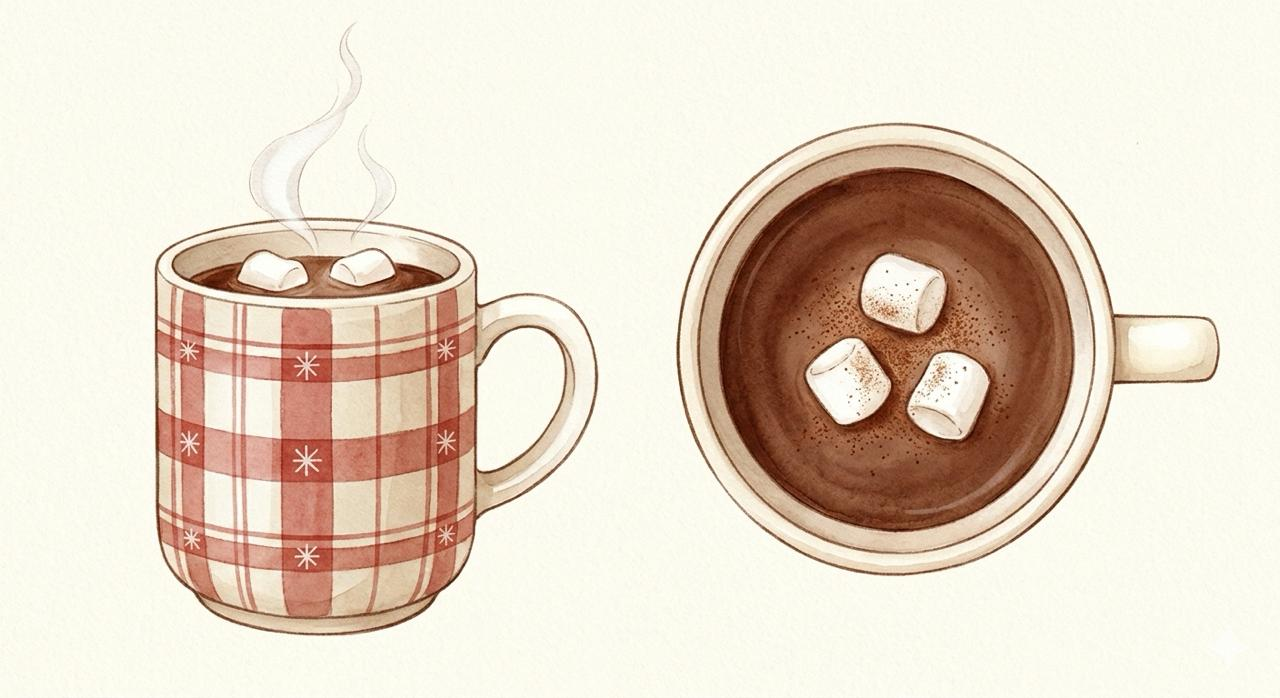
#> input picture src/vi_1127/cocoa2.jpg, 1280 x 698 px, found by its file name
$ python cut_cocoa.py
#> lines starting #> are read from the running program, lines starting #| are printed output that depends on the picture; after the words box and inside, x2 and y2 are one past the last pixel; in counts of white or black regions, pixels touching at a corner belong together
# Vi's cocoa sheet 27/11 (src/vi_1127/cocoa2.jpg): plaid mug seen from the side (with steam) + the same mug from above (breathing card).
import sys
import cv2, numpy as np
G = sys.argv[1] if len(sys.argv) > 1 else '.'
A = f'{G}/assets'
im = cv2.imread(f'{G}/src/vi_1127/cocoa2.jpg')
#> im is the input picture: shape (698, 1280, 3); mean B, G, R 201, 217, 230.1
g = cv2.cvtColor(im, cv2.COLOR_BGR2GRAY).astype(np.float32)
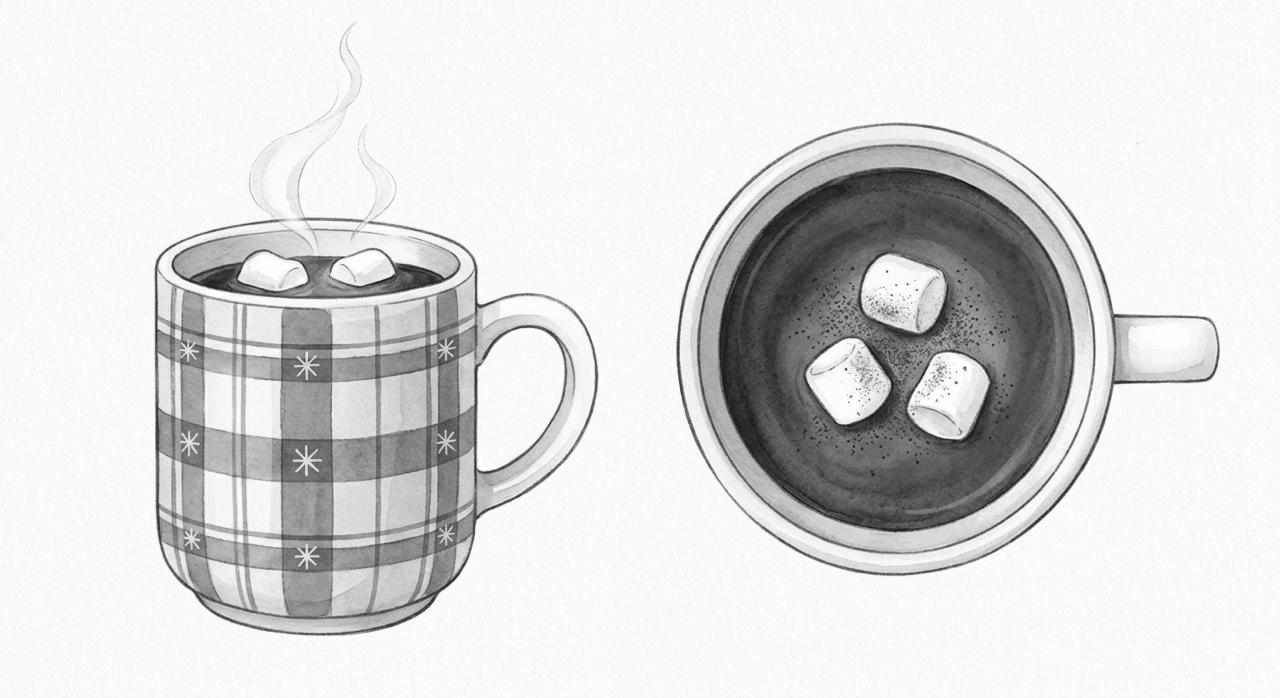
#> g: shape (698, 1280) float32; min 12, max 255, mean 219.3
paper = np.median(im[5:40, 5:200].reshape(-1, 3), 0)          # cream paper colour
#> paper = [239, 251, 251]


def save(name, box, inner=15, steam=False, handle=False):
#> called with name = 'cocoa', box = (140, 15, 615, 650), inner = 15, steam = True, handle = True
    x0, y0, x1, y1 = box
    crop = im[y0:y1, x0:x1].astype(np.float32)
    d = np.linalg.norm(crop - paper, axis=2)                   # distance from the paper
    fg = (d > 14).astype(np.uint8) * 255
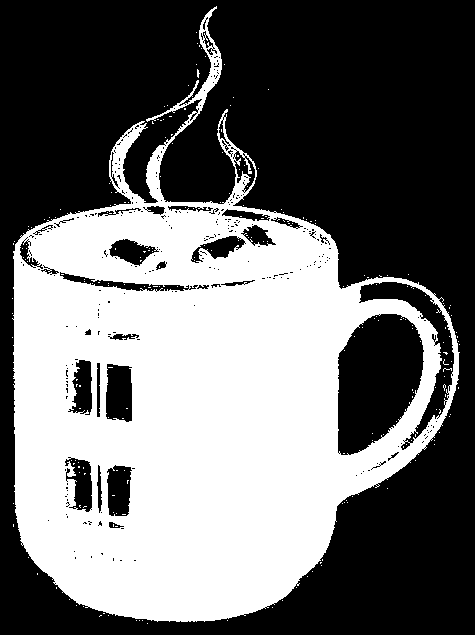
#> fg: shape (635, 475); 42.8% white; 227 white regions (226 under 20 px), largest, box (x1, y1, x2, y2) and area: (12, 6, 460, 622) 128681
    m = cv2.morphologyEx(fg, cv2.MORPH_CLOSE, np.ones((9, 9), np.uint8))
#> m: shape (635, 475); 45.6% white; 5 white regions (4 under 20 px)
    cnts, _ = cv2.findContours(m, cv2.RETR_EXTERNAL, cv2.CHAIN_APPROX_SIMPLE)
#> cnts = 5 contours, 4 with area under 20; largest, box (x1, y1, x2, y2) and area: (12, 6, 460, 624) 153746
    big = max(cv2.contourArea(c) for c in cnts)
#> big = 153745.5
    keep = np.zeros_like(m); cv2.drawContours(keep, [c for c in cnts if cv2.contourArea(c) > big * 0.2], -1, 255, -1)
    core = cv2.GaussianBlur(cv2.erode(keep, np.ones((inner, inner), np.uint8)), (9, 9), 0).astype(np.float32) / 255
    a = np.maximum(np.clip((d - 6) / 26, 0, 1), core) * (cv2.GaussianBlur(keep, (5, 5), 0) / 255)
    holes = ((d < 12) & handle).astype(np.uint8)                          # paper showing through the handle: big paper patches inside the outline go clear
#> holes: shape (635, 475); values 0 (black) and 1 (white), 56.6% white; 325 black regions (322 under 20 px), largest, box (x1, y1, x2, y2) and area: (12, 6, 460, 622) 130373, (141, 248, 153, 254) 33, (196, 66, 200, 78) 20
    n, lab, st, _ = cv2.connectedComponentsWithStats(holes)
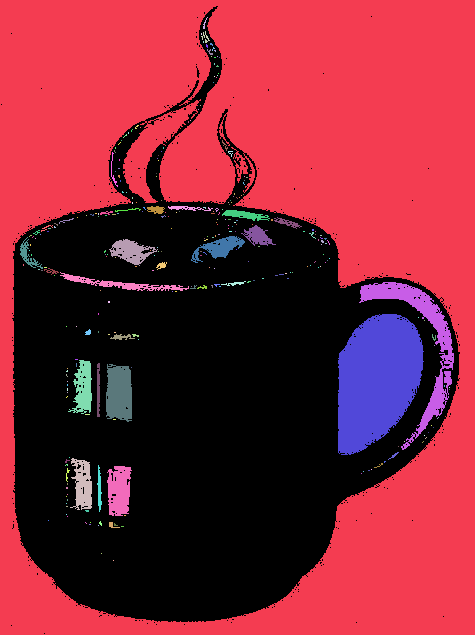
#> lab: shape (635, 475) int32; 289 distinct labels, from 0 to 288; one colour per label, 0 black
#> n = 289; st = 289 rows, first 6: [1, 6, 459, 628, 130973], [0, 0, 475, 635, 150683], [203, 17, 5, 12, 17], [201, 31, 9, 12, 34], [201, 33, 1, 2, 2], [203, 41, 1, 2, 2]
    for k in range(1, n):
        if st[k, cv2.CC_STAT_AREA] > 5000 and st[k, cv2.CC_STAT_LEFT] > 0.68 * (x1 - x0) and st[k, cv2.CC_STAT_WIDTH] < 0.3 * (x1 - x0): a[cv2.GaussianBlur((lab == k).astype(np.float32), (7, 7), 0) > 0.5] = 0
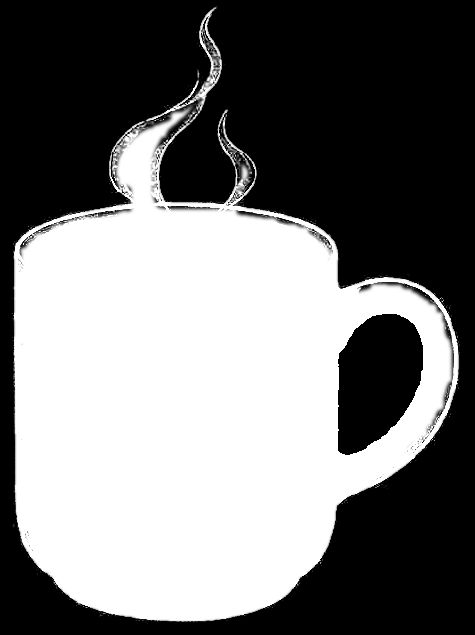
#> a: shape (635, 475) float64; min 0, max 1, mean 0.465
    if steam:                                                    # white wisps above the rim: alpha from how much lighter than the paper
        gb = cv2.GaussianBlur(g[y0:y1, x0:x1], (9, 9), 0)
        light = np.clip((gb - paper.mean() - 5) / 12, 0, 1) * 0.85
        top = np.zeros_like(light); top[:int(0.42 * (y1 - y0))] = 1
        a = np.maximum(a, cv2.GaussianBlur(light * top, (5, 5), 0))
    out = cv2.cvtColor(im[y0:y1, x0:x1], cv2.COLOR_BGR2BGRA); out[..., 3] = (a * 255).astype(np.uint8)
    ys, xs = np.where(out[..., 3] > 20); out = out[ys.min():ys.max() + 1, xs.min():xs.max() + 1]
    cv2.imwrite(f'{A}/{name}.png', out); print(name, out.shape[1], out.shape[0])
#| cocoa 448 618


save('cocoa', (140, 15, 615, 650), steam=True, handle=True)
save('cocoa_top', (670, 110, 1240, 590))
#> call 2 of save, with name = 'cocoa_top', box = (670, 110, 1240, 590), inner = 15, steam = False, handle = False
#> in save (call 2), `d = np.linalg.norm(crop - paper, axis=2)`:
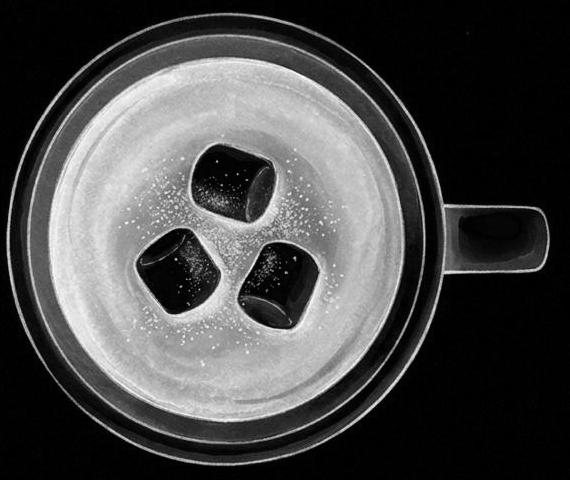
#> d: shape (480, 570) float64; min 0, max 405.8, mean 117; drawn with min black and max white
#> in save (call 2), `cnts, _ = cv2.findContours(m, cv2.RETR_EXTERNAL, cv2.CHAIN_APPROX_SIMP..`: cnts = 3 contours, 2 with area under 20; largest, box (x1, y1, x2, y2) and area: (0, 10, 554, 467) 165824
#> in save (call 2), `big = max(cv2.contourArea(c) for c in cnts)`: big = 165824
#> in save (call 2), `a = np.maximum(np.clip((d - 6) / 26, 0, 1), core) * (cv2.GaussianBlur(..`:
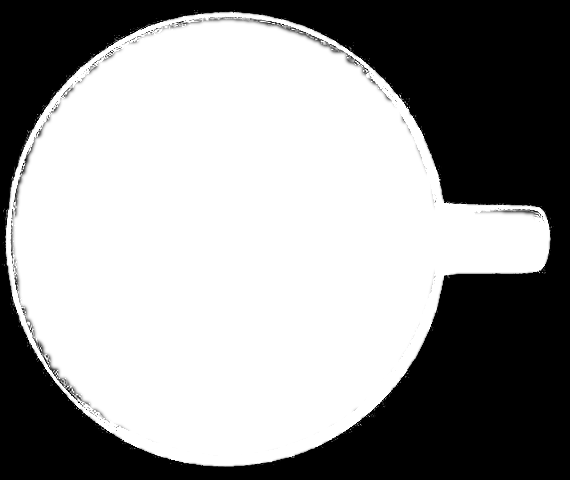
#> a: shape (480, 570) float64; min 0, max 1, mean 0.597
#> in save (call 2), `n, lab, st, _ = cv2.connectedComponentsWithStats(holes)`: n = 1; st = [[0, 0, 570, 480, 273600]]
#> in save (call 2), `out = out[ys.min():ys.max() + 1, xs.min():xs.max() + 1]`:
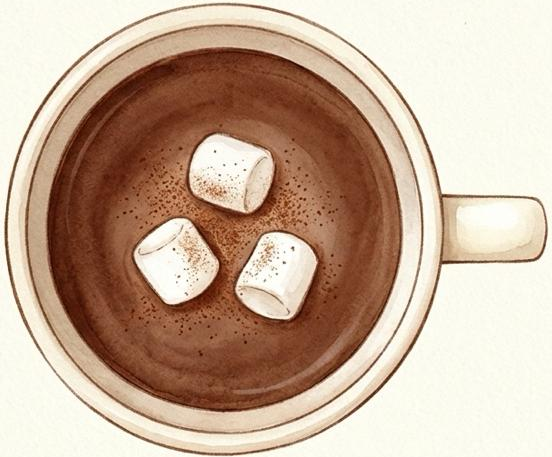
#> out: shape (457, 552, 4); mean B, G, R, A 154.4, 174.6, 199.3, 165
#| cocoa_top 552 457

$ run again, with src/vi_1127/alley_map.jpg copied over src/vi_1127/cocoa2.jpg
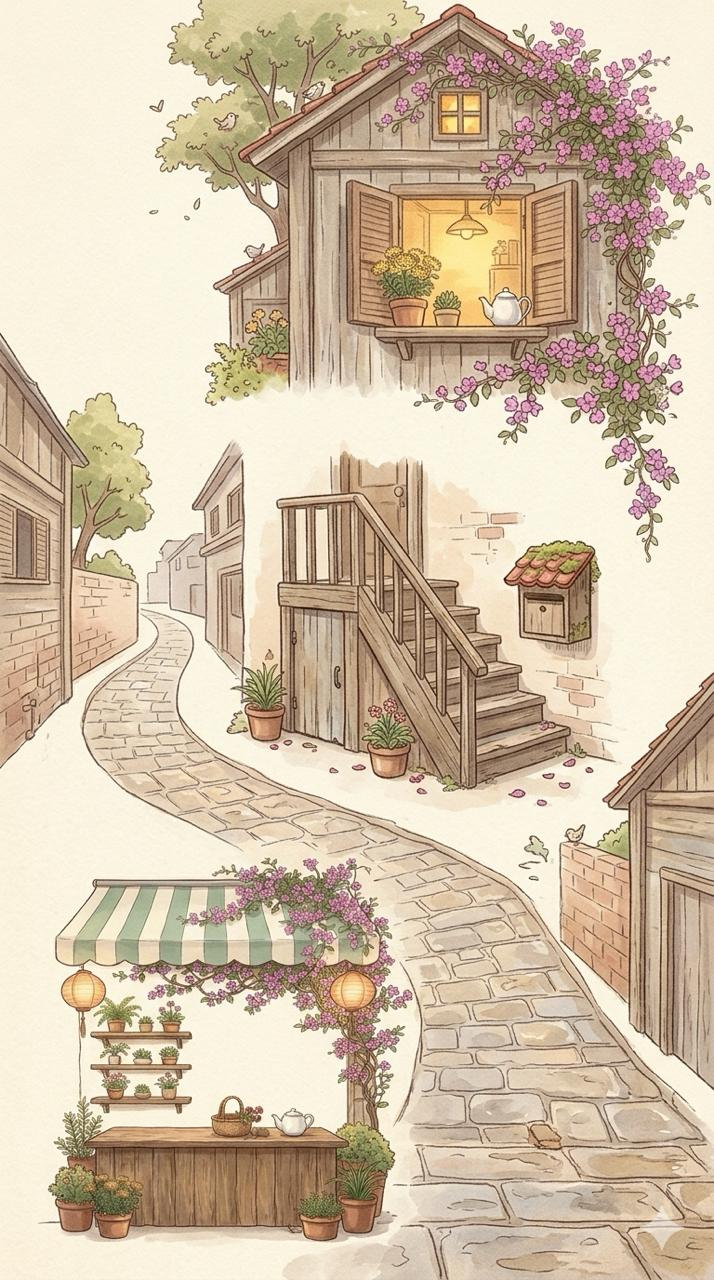
#> input picture src/vi_1127/alley_map.jpg, 714 x 1280 px, found by its file name
#> im is the input picture: shape (1280, 714, 3); mean B, G, R 167.7, 191.7, 209.8
#> paper = [224, 243, 251]
#> fg: shape (635, 475); 72.4% white; 338 black regions (322 under 20 px), largest, box (x1, y1, x2, y2) and area: (0, 0, 475, 635) 77473, (336, 0, 475, 70) 2901, (0, 586, 72, 635) 730
#> m: shape (635, 475); 75.8% white; 9 black regions
#> cnts = 8 contours, 3 with area under 20; largest, box (x1, y1, x2, y2) and area: (12, 0, 475, 457) 158074, (0, 424, 468, 635) 67730, (0, 410, 20, 521) 988, (0, 81, 28, 100) 278, (0, 193, 20, 201) 103
#> big = 158074.5
#> keep: shape (635, 475); 75.5% white; 5 black regions, box (x1, y1, x2, y2) and area: (0, 0, 475, 635) 71204, (420, 0, 475, 41) 1306, (348, 0, 409, 24) 873, (0, 608, 13, 629) 252, (0, 569, 7, 587) 116
#> holes: shape (635, 475); values 0 (black) and 1 (white), 27% white; 365 white regions (353 under 20 px), largest, box (x1, y1, x2, y2) and area: (0, 0, 475, 635) 75240, (336, 0, 475, 70) 2778, (333, 527, 377, 582) 769
#> lab: shape (635, 475) int32; 366 distinct labels, from 0 to 365
#> n = 366; st = 366 rows, first 6: [0, 0, 475, 635, 220161], [0, 0, 475, 635, 75240], [283, 0, 16, 11, 88], [336, 0, 139, 70, 2778], [374, 20, 1, 2, 2], [377, 22, 1, 2, 2]
#| cocoa 475 635
#> crop: shape (480, 44, 3) float32
#> d: shape (480, 44) float64
#> fg: shape (480, 44); 15.4% white; 87 white regions (79 under 20 px), largest, box (x1, y1, x2, y2) and area: (0, 40, 42, 101) 1515, (0, 180, 34, 210) 403, (0, 4, 25, 35) 356
#> m: shape (480, 44); 22.8% white; 3 white regions
#> cnts = 3 contours; box (x1, y1, x2, y2) and area: (0, 0, 44, 130) 2925, (0, 178, 34, 313) 1334, (0, 346, 10, 386) 210
#> big = 2925
#> keep: shape (480, 44); 22% white; 2 white regions, box (x1, y1, x2, y2) and area: (0, 0, 44, 130) 3113, (0, 178, 34, 313) 1527
#> core: shape (480, 44) float32
#> holes: shape (480, 44); every value is 0
#> lab: shape (480, 44) int32; every value is 0
#> n = 1; st = [[0, 0, 44, 480, 21120]]
#> ys = 4044 values from 0 to 312; xs = 4044 values, max 43 at index 1126, min 0 at index 0, mean 13.2
#> in save (call 2), `out = out[ys.min():ys.max() + 1, xs.min():xs.max() + 1]`:
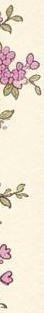
#> out: shape (313, 44, 4); mean B, G, R, A 211, 227.7, 238.7, 61.9
#| cocoa_top 44 313
